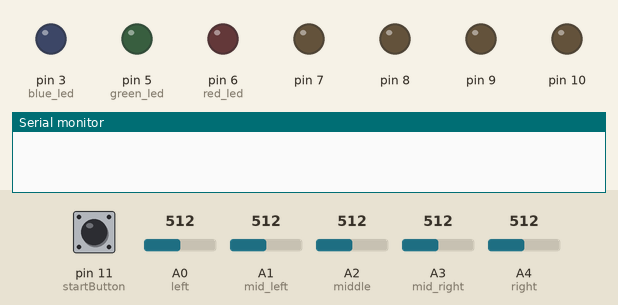
The sketch below on a simulated Arduino Uno, built with avr-gcc and run on an emulated ATmega328P. On the bench: output pins drawn as LEDs (lit = HIGH), the last lines printed to the serial monitor. Inputs (shaded band) come from the test bench; at power-on: A0 (left) = 512, A1 (mid_left) = 512, A2 (middle) = 512, pin 11 (startButton) HIGH, A3 (mid_right) = 512, A4 (right) = 512.

Above: at 0.1 s.
At 1.8 s:
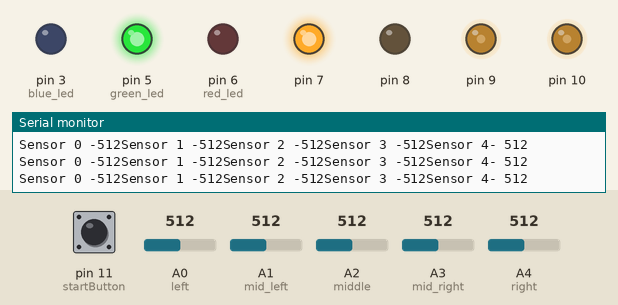
1.9 s: A0 (left) set to 109
3.4 s: A0 (left) set to 94
6.4 s: A1 (mid_left) set to 107
9.4 s: A1 (mid_left) set to 92
12.4 s: A2 (middle) set to 111
15.4 s: A2 (middle) set to 91
Timing chart, 0 to 18.4 s (numbered marks = the images above; inputs shaded):
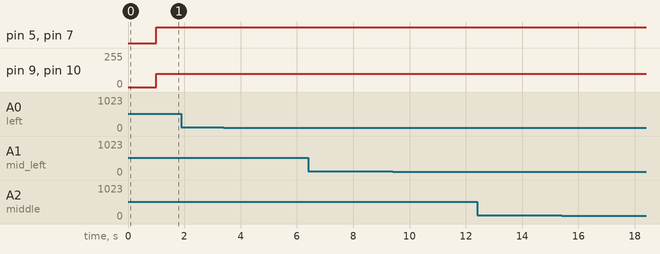

The sketch:

calibration.ino
```cpp
const int startButton = 11;

const int left = 0;
const int right = 4;
const int middle = 2;
const int mid_left = 1;
const int mid_right = 3;
const int num_sens = 5;
int thresh[num_sens], minValue[num_sens], maxValue[num_sens];

const int green_led = 5;
const int blue_led = 3;
const int red_led = 6;

void setup()
{
    Serial.begin(9600);
    pinMode(startButton, INPUT_PULLUP);
    pinMode(7, OUTPUT);
    pinMode(8, OUTPUT);
    pinMode(blue_led, OUTPUT);  // blue
    pinMode(green_led, OUTPUT); // green
    pinMode(red_led, OUTPUT);   // red
}

void loop()
{
    // robot gol gol ghumta hai and takes values fast like helll
    while (digitalRead(startButton) == 0) // waiting for the start button
    {                                     // Do nothing while waiting for buttopress
        red();
        delay(1000);
        lightsoff();
        delay(1000);
    }
    calibration();
    threshold();
    while (digitalRead(startButton) == 0) // waiting for the start button
    {                                     // Do nothing while waiting for button press
    }
}

void calibration()
{
    lightsoff();
    delay(1000);
    for (int i = 0; i < num_sens; i++)
    {
        minValue[i] = analogRead(i);
        maxValue[i] = analogRead(i);
    }
    for (int i = 0; i < 3000; i++)
    {
        green();
        showSensorData();
        rotate();
        for (int i = 0; i < num_sens; i++)
        {
            if (analogRead(i) < minValue[i])
            {
                minValue[i] = analogRead(i);
            }
            if (analogRead(i) > maxValue[i])
            {
                maxValue[i] = analogRead(i);
            }
        }
    }
}

void threshold()
{
    lightsoff();
    for (int i = 0; i < num_sens; i++)
    {
        blue();
        thresh[i] = (minValue[i] + maxValue[i]) / 2;
        Serial.print(thresh[i]);
        delay(1000);
        lightsoff();
        // Serial.print("   ");
    }
}
void showSensorData() // just prints out
{
    Serial.print("Sensor 0 -");
    Serial.print(analogRead(left));
    Serial.print("Sensor 1 -");
    Serial.print(analogRead(mid_left));
    Serial.print("Sensor 2 -");
    Serial.print(analogRead(middle));
    Serial.print("Sensor 3 -");
    Serial.print(analogRead(mid_right));
    Serial.print("Sensor 4- ");
    Serial.println(analogRead(right));
}
// roatate the robot on place
void rotate()
{
    digitalWrite(7, HIGH);
    digitalWrite(8, LOW);
    analogWrite(9, 100);
    analogWrite(10, 100);
}

void botstop() // stops the bot at the end
{
    digitalWrite(7, HIGH);
    digitalWrite(8, HIGH);
    analogWrite(9, 0);
    analogWrite(10, 0);
}

// led functions to indicated specific tasks
void green()
{
    digitalWrite(blue_led, LOW);
    digitalWrite(green_led, HIGH); // GREEN
    digitalWrite(red_led, LOW);
}

void red()
{
    digitalWrite(blue_led, LOW);
    digitalWrite(green_led, LOW);
    digitalWrite(red_led, HIGH);
}
void blue()
{
    digitalWrite(blue_led, HIGH);
    digitalWrite(green_led, LOW);
    digitalWrite(red_led, LOW); // BLUE
}
void lightsoff()
{
    digitalWrite(blue_led, LOW);
    digitalWrite(green_led, LOW);
    digitalWrite(red_led, LOW);
}
```
